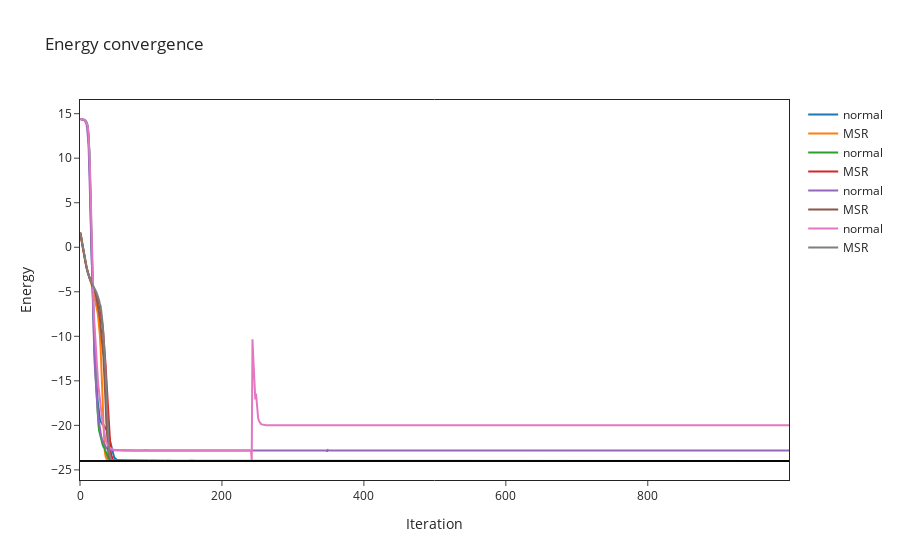

Notebook cell for this chart:
### Markdown cell above
### Convergence plotting of the benchmarked models

### Code cell
# import the data from log file
OUT_NAME_suffixless="logs/models16_RBM_2_0.05_0_"
DS_AF_switch = 0 # 0...DS, 1...AF

exact_ground_energy = [-24,-34.0819077860][DS_AF_switch]
OUT_NAME_suffixless = OUT_NAME_suffixless+["DS_","AF_"][DS_AF_switch]
figure.add_hline(y=exact_ground_energy, opacity=1, line_width=1)
no_of_runs = 2
data = []
for i in range(no_of_runs):
    data.append(json.load(open(OUT_NAME_suffixless+["normal","MSR"][i]+".log")))
names = ["normal","MSR"]
if type(data[0]["Energy"]["Mean"]) == dict: #DTYPE in (np.complex128, np.complex64):#, np.float64):# and False:
    energy_convergence = [data[i]["Energy"]["Mean"]["real"] for i in range(no_of_runs)]
    # symmetry = [data[i]["symmetry"]["Mean"]["real"] for i in range(no_of_runs-use_MSR)]
else:
    energy_convergence = [data[i]["Energy"]["Mean"] for i in range(no_of_runs)]
    # symmetry = [data[i]["symmetry"]["Mean"] for i in range(no_of_runs-use_MSR)]
for i in range(no_of_runs):
    figure.add_trace(go.Scatter(
        x=data[i]["Energy"]["iters"], y=energy_convergence[i],
        name=names[i]
    ))
    # figure.add_trace(go.Scatter(
    #     x=data[i]["Energy"]["iters"], y=symmetry[i],
    #     name=names[i]+"_swap"
    # ))

#figure.add_hline(y=exact_gs_energy)
figure.update_layout(xaxis_title="Iteration",yaxis_title="Energy")
figure.show()

### Figure 1 — Plotly figure (JSON) as saved in the notebook; plotly's stock layout.template omitted (floating-point values rounded to 4 significant figures; data arrays with more than 128 entries replaced by an {"elided": "..."} marker saying what was removed)
{"data": [{"name": "normal", "type": "scatter", "x": {"elided": "1000 int values"}, "y": {"elided": "1000 float values"}}, {"name": "MSR", "type": "scatter", "x": {"elided": "1000 int values"}, "y": {"elided": "1000 float values"}}, {"name": "normal", "type": "scatter", "x": {"elided": "1000 int values"}, "y": {"elided": "1000 float values"}}, {"name": "MSR", "type": "scatter", "x": {"elided": "1000 int values"}, "y": {"elided": "1000 float values"}}, {"name": "normal", "type": "scatter", "x": {"elided": "1000 int values"}, "y": {"elided": "1000 float values"}}, {"name": "MSR", "type": "scatter", "x": {"elided": "1000 int values"}, "y": {"elided": "1000 float values"}}, {"name": "normal", "type": "scatter", "x": {"elided": "1000 int values"}, "y": {"elided": "1000 float values"}}, {"name": "MSR", "type": "scatter", "x": {"elided": "1000 int values"}, "y": {"elided": "1000 float values"}}], "layout": {"shapes": [{"line": {"width": 1}, "opacity": 1, "type": "line", "x0": 0, "x1": 1, "xref": "x domain", "y0": -24, "y1": -24, "yref": "y"}, {"line": {"width": 1}, "opacity": 1, "type": "line", "x0": 0, "x1": 1, "xref": "x domain", "y0": -24, "y1": -24, "yref": "y"}, {"line": {"width": 1}, "opacity": 1, "type": "line", "x0": 0, "x1": 1, "xref": "x domain", "y0": -24, "y1": -24, "yref": "y"}, {"line": {"width": 1}, "opacity": 1, "type": "line", "x0": 0, "x1": 1, "xref": "x domain", "y0": -24, "y1": -24, "yref": "y"}], "title": {"text": "Energy convergence"}, "xaxis": {"mirror": true, "showline": true, "title": {"text": "Iteration"}}, "yaxis": {"mirror": true, "showline": true, "title": {"text": "Energy"}}}}
